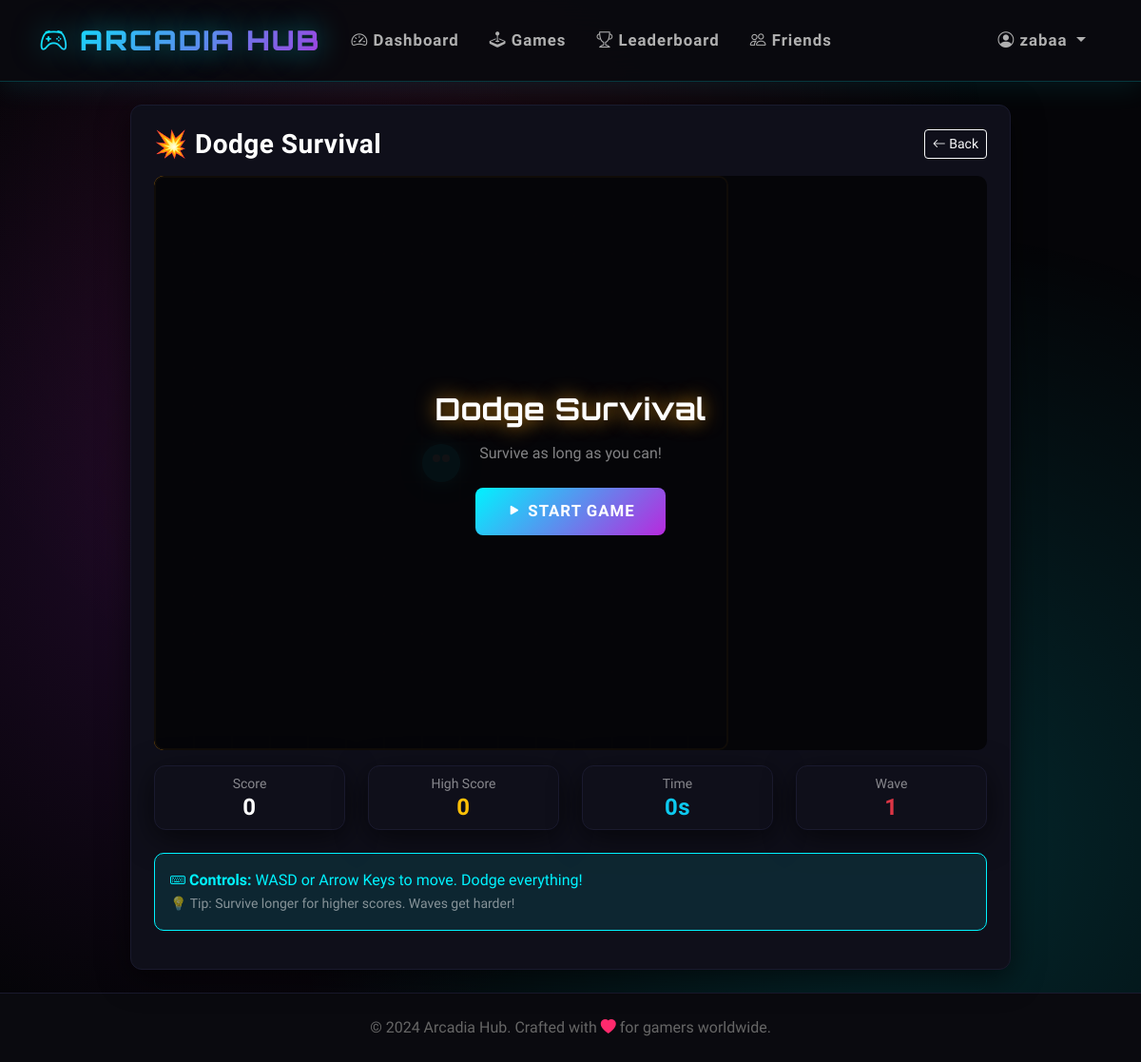
Screenshot of /game/dodge (signed in) with the database file from the repository.
### tables this page shows
CREATE TABLE users (user_id INTEGER PRIMARY KEY AUTOINCREMENT, username TEXT UNIQUE NOT NULL, password_hash TEXT NOT NULL, email TEXT UNIQUE NOT NULL, created_at TIMESTAMP DEFAULT CURRENT_TIMESTAMP, last_login DATE, streak INTEGER DEFAULT 0, coins INTEGER DEFAULT 100, total_games_played INTEGER DEFAULT 0, total_score INTEGER DEFAULT 0, avatar_config TEXT, settings_config TEXT DEFAULT '{"theme": "dark", "sound": true, "notifications": true}', xp INTEGER DEFAULT 0, player_level INTEGER DEFAULT 1);

CREATE TABLE games (game_id INTEGER PRIMARY KEY AUTOINCREMENT, game_key TEXT UNIQUE NOT NULL, name TEXT NOT NULL, category TEXT, difficulty TEXT, play_count INTEGER DEFAULT 0, icon TEXT, color TEXT);

### app.py (the view)
@app.route('/game/<game_key>')
@login_required
def play_game(game_key):
    game = db.fetch_one("SELECT * FROM games WHERE game_key = ?", (game_key,))
    if not game:
        flash('Game not found', 'danger')
        return redirect(url_for('games'))
    return render_template(f'games/{game_key}.html', game=game)

### app.py (called while the page is built)
def login_required(f):
    @wraps(f)
    def decorated_function(*args, **kwargs):
        if 'user_id' not in session:
            flash('Please log in to access this page', 'warning')
            return redirect(url_for('login'))
        session.permanent = True
        return f(*args, **kwargs)
    return decorated_function

@app.before_request
def load_user():
    if 'user_id' in session:
        user = db.fetch_one("SELECT * FROM users WHERE user_id = ?", (session['user_id'],))
        if user:
            session.permanent = True

    def fetch_one(self, query, params=()):
        try:
            self.cursor.execute(query, params)
            return self.cursor.fetchone()
        except Exception as e:
            logger.error(f"Database fetch_one error: {e}\nQuery: {query}")
            raise

### templates/games/dodge.html (shortened to what this page needs)
{% extends "base.html" %}
{% block content %}
<div class="row justify-content-center">
    <div class="col-md-10">
        <div class="card p-4">
            <div class="d-flex justify-content-between align-items-center mb-3">
                <h3 class="text-white mb-0">{{ game.icon }} {{ game.name }}</h3>
                <a href="{{ url_for('games') }}" class="btn btn-sm btn-outline-light">
                    <i class="bi bi-arrow-left"></i> Back
                </a>
            </div>
            <div class="text-center mb-3 position-relative">
                <div id="gameOverlay" class="position-absolute top-0 start-0 w-100 h-100 d-flex flex-column align-items-center justify-content-center" style="background: rgba(5,5,8,0.95); border-radius: 10px; z-index: 10;">
                    <h2 class="text-white mb-3" id="overlayTitle" style="font-family: 'Orbitron', sans-serif; text-shadow: 0 0 20px rgba(243,156,18,0.8);">Dodge Survival</h2>
                    <p class="text-white-50 mb-4" id="overlaySubtitle">Survive as long as you can!</p>
                    <button id="startBtn" class="btn btn-accent btn-lg pulse-glow">
                        <i class="bi bi-play-fill"></i> Start Game
                    </button>
                </div>
            </div>
            <div class="row mb-3">
                <div class="col-md-3 col-6 mb-2">
                    <div class="card bg-dark border-secondary p-2 text-center">
                        <small class="text-white-50">Score</small>
                        <h4 class="text-white mb-0" id="currentScore">0</h4>
                    </div>
                </div>
                <div class="col-md-3 col-6 mb-2">
                    <div class="card bg-dark border-secondary p-2 text-center">
                        <small class="text-white-50">High Score</small>
                        <h4 class="text-warning mb-0" id="highScore">0</h4>
                    </div>
                </div>
                <div class="col-md-3 col-6 mb-2">
                    <div class="card bg-dark border-secondary p-2 text-center">
                        <small class="text-white-50">Time</small>
                        <h4 class="text-info mb-0" id="survivalTime">0s</h4>
                    </div>
                </div>
                <div class="col-md-3 col-6 mb-2">
                    <div class="card bg-dark border-secondary p-2 text-center">
                        <small class="text-white-50">Wave</small>
                        <h4 class="text-danger mb-0" id="wave">1</h4>
                    </div>
                </div>
            </div>
            <div class="alert alert-info">
                <strong><i class="bi bi-keyboard"></i> Controls:</strong> WASD or Arrow Keys to move. Dodge everything!
                <br><small class="text-white-50">💡 Tip: Survive longer for higher scores. Waves get harder!</small>
            </div>
        </div>
    </div>
</div>
{% endblock %}

### templates/base.html (shortened to what this page needs)
<!DOCTYPE html>
<html lang="en" data-bs-theme="dark">
<head>
    <link href="https://cdn.jsdelivr.net/npm/bootstrap@5.3.0/dist/css/bootstrap.min.css" rel="stylesheet">
    <link rel="stylesheet" href="https://cdn.jsdelivr.net/npm/bootstrap-icons@1.10.0/font/bootstrap-icons.css">
</head>
<body>
    <nav class="navbar navbar-expand-lg navbar-dark sticky-top">
        <div class="container">
            <a class="navbar-brand" href="{{ url_for('dashboard') }}">
                <i class="bi bi-controller"></i> ARCADIA HUB
            </a>
            {% if session.user_id %}
            <div class="collapse navbar-collapse" id="navbarNav">
                <ul class="navbar-nav me-auto">
                    <li class="nav-item">
                        <a class="nav-link" href="{{ url_for('dashboard') }}">
                            <i class="bi bi-speedometer2"></i> Dashboard
                        </a>
                    </li>
                    <li class="nav-item">
                        <a class="nav-link" href="{{ url_for('games') }}">
                            <i class="bi bi-joystick"></i> Games
                        </a>
                    </li>
                    <li class="nav-item">
                        <a class="nav-link" href="{{ url_for('leaderboard') }}">
                            <i class="bi bi-trophy"></i> Leaderboard
                        </a>
                    </li>
                    <li class="nav-item">
                        <a class="nav-link" href="{{ url_for('friends') }}">
                            <i class="bi bi-people"></i> Friends
                        </a>
                    </li>
                </ul>
                <ul class="navbar-nav">
                    <li class="nav-item dropdown">
                        <a class="nav-link dropdown-toggle" href="#" role="button" data-bs-toggle="dropdown">
                            <i class="bi bi-person-circle"></i> {{ session.username }}
                        </a>
                    </li>
                </ul>
            </div>
            {% endif %}
        </div>
    </nav>
    <main class="py-4">
        <div class="container">
            {% block content %}{% endblock %}
        </div>
    </main>
    <footer class="py-4 mt-auto">
        <div class="container text-center">
            <p class="mb-0" style="color: #666;">
                &copy; 2024 Arcadia Hub. Crafted with <i class="bi bi-heart-fill" style="color: var(--neon-pink);"></i> for gamers worldwide.
            </p>
        </div>
    </footer>
</body>
</html>

### templates/base.html (style rules this page uses)
* { margin: 0; padding: 0; box-sizing: border-box; }
:root { --neon-blue: #00f3ff; --neon-purple: #b829dd; --neon-pink: #ff2a6d; --neon-green: #05ffa1; --dark-bg: #0a0a0f; --darker-bg: #050508; --card-bg: #0f0f1a; --card-border: #1a1a2e; }
body { min-height: 100vh; background: var(--darker-bg); font-family: 'Rajdhani', sans-serif; color: #e0e0e0; overflow-x: hidden; }
body::before { content: ''; position: fixed; top: 0; left: 0; width: 100%; height: 100%; background: radial-gradient(circle at 20% 50%, rgba(184, 41, 221, 0.15) 0%, transparent 50%), radial-gradient(circle at 80% 80%, rgba(0, 243, 255, 0.15) 0%, transparent 50%), radial-gradient(circle at 40% 20%, rgba(255, 42, 109, 0.1) 0%, transparent 50%); pointer-events: none; z-index: -1; }
.navbar { background: rgba(10, 10, 15, 0.95) !important; backdrop-filter: blur(20px); border-bottom: 1px solid rgba(0, 243, 255, 0.2); box-shadow: 0 4px 30px rgba(0, 243, 255, 0.1); padding: 1rem 0; }
.navbar-brand { font-family: 'Orbitron', sans-serif; font-weight: 900; font-size: 1.8rem; background: linear-gradient(135deg, var(--neon-blue), var(--neon-purple)); -webkit-background-clip: text; -webkit-text-fill-color: transparent; background-clip: text; text-shadow: 0 0 30px rgba(0, 243, 255, 0.5); letter-spacing: 2px; }
.nav-link { font-weight: 600; font-size: 1.05rem; letter-spacing: 1px; color: #b0b0b0 !important; transition: all 0.3s ease; position: relative; padding: 0.5rem 1rem !important; }
.nav-link::before { content: ''; position: absolute; bottom: 0; left: 50%; transform: translateX(-50%); width: 0; height: 2px; background: linear-gradient(90deg, var(--neon-blue), var(--neon-purple)); transition: width 0.3s ease; }
.card { background: var(--card-bg) !important; border: 1px solid var(--card-border) !important; border-radius: 12px; box-shadow: 0 8px 32px rgba(0, 0, 0, 0.6); transition: all 0.3s ease; position: relative; overflow: hidden; }
.card::before { content: ''; position: absolute; top: 0; left: 0; right: 0; height: 2px; background: linear-gradient(90deg, transparent, var(--neon-blue), var(--neon-purple), transparent); opacity: 0; transition: opacity 0.3s ease; }
.btn-accent { background: linear-gradient(135deg, var(--neon-blue), var(--neon-purple)); border: none; color: white; padding: 12px 32px; border-radius: 8px; font-weight: 700; font-size: 1.05rem; letter-spacing: 1px; transition: all 0.3s ease; position: relative; overflow: hidden; text-transform: uppercase; }
.btn-accent::before { content: ''; position: absolute; top: 50%; left: 50%; width: 0; height: 0; border-radius: 50%; background: rgba(255, 255, 255, 0.2); transform: translate(-50%, -50%); transition: width 0.6s, height 0.6s; }
.alert { border-radius: 10px; border: 1px solid; }
.alert-info { background: rgba(0, 243, 255, 0.1); border-color: var(--neon-blue); color: var(--neon-blue); }
footer { background: var(--dark-bg); border-top: 1px solid var(--card-border); }
.pulse-glow { animation: pulse-glow 2s ease-in-out infinite; }
h1, h2, h3, h4, h5, h6 { font-family: 'Rajdhani', sans-serif; font-weight: 700; letter-spacing: 0.5px; }

### rows the page displays
users: username "zabaa"
games: icon "💥", name "Dodge Survival"
